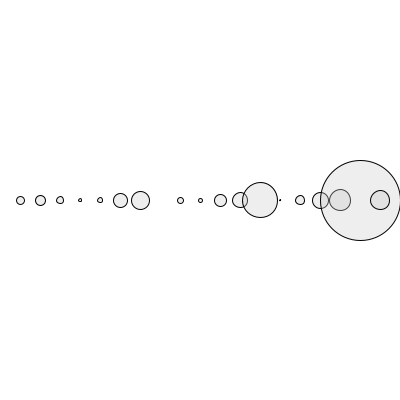
Frame 1 (no input)
Frame 60 (the mouse pressed at the canvas centre just before this capture): identical to frame 1, image omitted
Frame 120 (the mouse held since frame 60 and released just before this capture): identical to frame 1, image omitted

The Processing sketch that drew this single still picture (run headless with seeded random() and noise(); from frame 60 on, the mouse is pressed at the canvas centre):

// Processing sketch: array01b_simple
// ── array01b_simple.pde
// dos arrays creados manualmente
int[] numeros ={8 ,10, 7, 3, 5,14,18, 0, 6, 4, 12,15,35, 1, 9,16,21,80, 19 };
int[] posX = {20, 40, 60, 80, 100, 120, 140, 160, 180, 200, 220, 240, 260, 280, 300, 320, 340, 360, 380};

void setup() {
  size(400, 400);
}

void draw() {
  background(255);

  fill(200, 80);
  // centroX, centroY, ancho, alto

  for (int i =0; i < 19; i++) {
    // la posicionX obtenida de un array, y el tamaño de otro
    ellipse(posX[i], 200, numeros[i], numeros[i] );
  }
}
